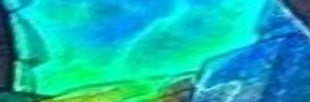
#> input picture App/SRC/CARDS/TOOLS/id.jpg, 310 x 102 px
$ python Unit_tests.py
#> lines starting #> are read from the running program, lines starting #| are printed output that depends on the picture; after the words box and inside, x2 and y2 are one past the last pixel; in counts of white or black regions, pixels touching at a corner belong together
### App/SRC/CARDS/Analyser.py
import cv2
import numpy as np
import sys
import pytesseract
import os
import math
from SRC.CARDS.TOOLS.Tools import *
import tkinter as tk

class Analyser():
	def __init__(self, image, debug=False):

		self.debug = debug
		self.image = image
		self.result = None

	def analyse(self):


		image = cv2.imread(self.image)
		orig = image.copy()
		scale_percent = 50 # percent of original size
		width = int(image.shape[1] * scale_percent / 100)
		height = int(image.shape[0] * scale_percent / 100)
		dim = (width, height)
		image = cv2.resize(image,  dim, interpolation = cv2.INTER_AREA)

		if self.debug:
			show = image.copy()
			show = cv2.resize(show, (0,0), fx=0.5, fy=0.5)
			cv2.imshow("Original", show)
			cv2.waitKey(0)
			cv2.destroyAllWindows()

		# Step 1, find edges
		# adjust contrast
		alpha = 1.6
		mean_luminosity = cv2.mean(image)[0]
		beta = - 160 * mean_luminosity / 255  # Scale beta based on mean luminosity
		image = cv2.convertScaleAbs(image, alpha=alpha, beta=beta)

		# Perform Gaussian blur on the input image
		blur = cv2.GaussianBlur(image, (3, 3), 0)

		# Apply Canny edge detection with limited non-linear edge detection
		edged = cv2.Canny(blur, 0, 280, L2gradient=True)

		# Create a structuring element for morphological operations
		kernel = cv2.getStructuringElement(cv2.MORPH_RECT, (5, 5))

		# Apply morphological closing to the binary image to close small gaps in the edges
		closed_image = cv2.morphologyEx(edged, cv2.MORPH_CLOSE, kernel)

		closed_image = invert_if_needed(closed_image)

		if self.debug:
			show = closed_image.copy()
			show = cv2.resize(show, (0,0), fx=0.5, fy=0.5)
			cv2.imshow("Closed Image", show)
			cv2.waitKey(0)
			cv2.destroyAllWindows()

		# Step 2, find countours and sort in order of the area.
		# We assume the card is the focus of the picture so it should have the largest area
		cnts = cv2.findContours(closed_image.copy(), cv2.RETR_TREE, cv2.CHAIN_APPROX_NONE)
		cnts = cnts[0] if len(cnts) == 2 else cnts[1]
		cnts = sorted(cnts, key = cv2.contourArea, reverse = True)[:5]

		# loop over the contours
		screenCnt = []
		for c in cnts:
			# approximate the contour
			peri = cv2.arcLength(c, True)
			approx = cv2.approxPolyDP(c, 0.1 * peri, True)
			# if our approximated contour has four points, then we
			# can assume that we have found our card
			if len(approx) == 4:
				screenCnt = approx

		if self.debug:
			show = image.copy()
			cv2.drawContours(show, [screenCnt], -1, (0, 255, 0), 2)
			show = cv2.resize(show, (0,0), fx=0.5, fy=0.5)
			cv2.imshow("Outline", show)
			cv2.waitKey(0)
			cv2.destroyAllWindows()

		#Step 3
		# apply the four point transform to obtain a top-down
		pts=[]
		if len(screenCnt) == 0:
			tk.messagebox.showerror("Error", "The card shape is not detected. Please try again with a different angle or lighting.")
			return

		for k in screenCnt:
			tup = tuple(k[0]*100//scale_percent)
			pts.append(tup)

		best_points = np.array(eval("{}".format(make_parallelogram(find_best_points(pts)))), dtype = "float32")

		if self.debug:
			show = orig.copy()
			cv2.drawContours(show, [best_points.astype(int)], -1, (0, 255, 0), 2)
			show = cv2.resize(show, (0,0), fx=0.5, fy=0.5)
			cv2.imshow("Outline corrected", show)
			cv2.waitKey(0)

		warped = four_point_transform(orig, pts = best_points)
		w,h = warped.shape[:2]
		if h > w:
			warped = cv2.rotate(warped, cv2.ROTATE_90_CLOCKWISE)
			w,h = warped.shape[:2]

		if self.debug:
			show = warped.copy()
			show = cv2.resize(show, (0,0), fx=0.3, fy=0.3)
			cv2.imshow("Warped", show)
			cv2.waitKey(0)
			cv2.destroyAllWindows()

		cv2.imwrite(os.path.join("App", "DATA", "CARDS", "IMAGES", "test.jpg"), warped)
		img = warped[0:w//8, 0:h]
		cv2.imwrite(os.path.join("App", "SRC", "CARDS", "TOOLS", "name.jpg"), img)
		img = warped[45*w//64:49*w//64, 2*h//3:49*h//50]
		cv2.imwrite(os.path.join("App", "SRC", "CARDS", "TOOLS", "id.jpg"), img)
		self.result = (get_id(w, h), get_name(w, h))

### App/SRC/CARDS/TOOLS/Tools.py
import cv2
import numpy as np
import sys
import pytesseract
import os
import math
import tkinter as tk

try:
    pytesseract.pytesseract.tesseract_cmd = r'C:\Program Files\Tesseract-OCR\tesseract.exe'
except:
    tk.messagebox.showerror("Error", "Tesseract-OCR is not installed on your computer. Please install it to use this feature.")


def order_points(pts):
    # initialzie a list of coordinates that will be ordered
    # such that the first entry in the list is the top-left,
    # the second entry is the top-right, the third is the
    # bottom-right, and the fourth is the bottom-left
    rect = np.zeros((4, 2), dtype = "float32")
    # the top-left point will have the smallest sum, whereas
    # the bottom-right point will have the largest sum
    s = pts.sum(axis = 1)
    rect[0] = pts[np.argmin(s)]
    rect[2] = pts[np.argmax(s)]
    # now, compute the difference between the points, the
    # top-right point will have the smallest difference,
    # whereas the bottom-left will have the largest difference
    diff = np.diff(pts, axis = 1)
    rect[1] = pts[np.argmin(diff)]
    rect[3] = pts[np.argmax(diff)]
    # return the ordered coordinates
    return rect

def four_point_transform(image, pts):
    # obtain a consistent order of the points and unpack them
    # individually
    rect = order_points(pts)
    (tl, tr, br, bl) = rect
    # compute the width of the new image, which will be the
    # maximum distance between bottom-right and bottom-left
    # x-coordiates or the top-right and top-left x-coordinates
    widthA = np.sqrt(((br[0] - bl[0]) ** 2) + ((br[1] - bl[1]) ** 2))
    widthB = np.sqrt(((tr[0] - tl[0]) ** 2) + ((tr[1] - tl[1]) ** 2))
    maxWidth = max(int(widthA), int(widthB))
    # compute the height of the new image, which will be the
    # maximum distance between the top-right and bottom-right
    # y-coordinates or the top-left and bottom-left y-coordinates
    heightA = np.sqrt(((tr[0] - br[0]) ** 2) + ((tr[1] - br[1]) ** 2))
    heightB = np.sqrt(((tl[0] - bl[0]) ** 2) + ((tl[1] - bl[1]) ** 2))
    maxHeight = max(int(heightA), int(heightB))
    # now that we have the dimensions of the new image, construct
    # the set of destination points to obtain a "birds eye view",
    # (i.e. top-down view) of the image, again specifying points
    # in the top-left, top-right, bottom-right, and bottom-left
    # order
    dst = np.array([
        [0, 0],
        [(maxWidth - 1)*2, 0],
        [(maxWidth - 1)*2, (maxHeight - 1)*2],
        [0, (maxHeight - 1)*2]], dtype = "float32")
    # compute the perspective transform matrix and then apply it
    M = cv2.getPerspectiveTransform(rect, dst)
    warped = cv2.warpPerspective(image, M, (maxWidth*2, maxHeight*2))
    # return the warped image
    return warped


def get_id(w, h):
    # Read the image code by returning all upper case and digits
    # found in the cropped image

    # Read the image
    img = cv2.imread(os.path.join("App", "SRC", "CARDS", "TOOLS", "id.jpg"))

    # Rescale the image
    img = cv2.resize(img, None, fx=3, fy=3, interpolation=cv2.INTER_CUBIC)

    # Adjust contrast
    alpha = 1.6
    mean_luminosity = cv2.mean(img)[0]
    beta = - 50 * mean_luminosity / 255  # Scale beta based on mean luminosity
    img = cv2.convertScaleAbs(img, alpha=alpha, beta=beta)

    # Convert to grayscale
    img = cv2.cvtColor(img, cv2.COLOR_BGR2GRAY)

    # Apply threshold to get image with only black and white
    img = cv2.adaptiveThreshold(cv2.medianBlur(img, 7), 255, cv2.ADAPTIVE_THRESH_GAUSSIAN_C, cv2.THRESH_BINARY, 31, 2)

    # Apply dilation and erosion to remove noise
    kernel = cv2.getStructuringElement(cv2.MORPH_RECT, (3, 3))
    img = cv2.dilate(img, kernel, iterations=3)
    img = cv2.erode(img, kernel, iterations=7)
    img = cv2.dilate(img, kernel, iterations=8)
    img = cv2.erode(img, kernel, iterations=9)
    img = cv2.dilate(img, kernel, iterations=4)


    # Recognize text with tesseract for python
    pre_result = pytesseract.image_to_string(img, config='--psm 11')
    result = ''
    for char in pre_result:
        if char.isupper() or char.isdigit():
            result += char
    return result

# [33 lines left out: function get_name, not called in this run]

def invert_if_needed(img, threshold=60):
    if img.shape[0]*img.shape[1] < 10000000:
        # Count the number of white pixels
        white_pixels = 0
        total_pixels = img.shape[0] * img.shape[1]
        # Loop over the pixels in the thresholded image
        for i in range(img.shape[0]):
            for j in range(img.shape[1]):
                # Get the pixel value at position (i,j)
                pixel_value = img[i,j]
                if pixel_value == 255:
                    white_pixels += 1

        # Calculate the percentage of white pixels
        white_percent = white_pixels / total_pixels * 100

        # Check if the percentage of white pixels is above the threshold
        if white_percent > threshold:
            # Revert the colors
            img = cv2.bitwise_not(img)

        return img
    else:
        return img

# Define a function to calculate the angle between three points
def calculate_angle(point1, point2, point3):
    a = math.sqrt((point2[0]-point1[0])**2 + (point2[1]-point1[1])**2)
    b = math.sqrt((point2[0]-point3[0])**2 + (point2[1]-point3[1])**2)
    c = math.sqrt((point3[0]-point1[0])**2 + (point3[1]-point1[1])**2)
    return math.degrees(math.acos((a**2 + b**2 - c**2) / (2*a*b)))

# Define a function to find the three points with the angle closest to 90 degrees
def find_best_points(points):
    best_points = []
    best_angle_diff = None
    for i, point1 in enumerate(points):
        point2 = points[(i+1)%4]
        point3 = points[(i+2)%4]
        angle = calculate_angle(point1, point2, point3)
        angle_diff = abs(90 - angle)
        if best_angle_diff is None or angle_diff < best_angle_diff:
            best_angle_diff = angle_diff
            best_points = [point1, point2, point3]
    return best_points

# Define a function to rearrange the three points into a parallelogram
def make_parallelogram(points):
    p1 = points[0]
    p2 = points[1]
    p3 = points[2]

    diffx = abs(p2[0] - p1[0])
    diffy = abs(p2[1] - p1[1])

    p4 = (p3[0] - diffx, p3[1] - diffy)

    return [p1, p2, p3, p4]

# [19 lines left out: function center, not called in this run]

### App/Unit_tests.py
import unittest
import cv2
import numpy as np
import os
import math
from tkinter import filedialog
from SRC.CARDS.TOOLS.Tools import *
from SRC.CARDS.Analyser import *

class TestYourProgram(unittest.TestCase):

    def test_order_points(self):
        pts = np.array([[0, 0], [2, 0], [1, 2], [3, 2]], dtype="float32")
        rect = order_points(pts)
        expected_rect = np.array([[0, 0], [2, 0], [3, 2], [1, 2]], dtype="float32")
        self.assertTrue(np.array_equal(rect, expected_rect))

    def test_invert_if_needed(self):
        img = np.zeros((10, 10), dtype=np.uint8)
        threshold = 60  # Example threshold value
        result = invert_if_needed(img, threshold)
        self.assertTrue(np.array_equal(result, img))  # Test if the image remains unchanged

    def test_calculate_angle(self):
        point1 = (1, 0)
        point2 = (1, 1)
        point3 = (0, 0)
        angle = calculate_angle(point1, point2, point3)
        expected_angle = 45.0
        self.assertAlmostEqual(angle, expected_angle)

    def test_find_best_points(self):
        points = [(2, 0), (3, 3), (0, 2), (0, 0)]
        best_points = find_best_points(points)
        expected_points = [(0, 2), (0, 0), (2, 0)]
        self.assertListEqual(best_points, expected_points)

    def test_make_parallelogram(self):
        points = [(0, 0), (2, 0), (3, 3)]
        parallelogram = make_parallelogram(points)
        expected_parallelogram = [(0, 0), (2, 0), (3, 3), (1, 3)]
        self.assertListEqual(parallelogram, expected_parallelogram)

def test_card_recognition():
    path = filedialog.askopenfilename()
#> the answer given: SRC/CARDS/TOOLS/id.jpg
    analyser = Analyser(path, debug=True)
    analyser.analyse()
#> in analyse, image is the input picture: shape (102, 310, 3); mean B, G, R 177.9, 183.3, 17.8
#> in analyse, `mean_luminosity = cv2.mean(image)[0]`: mean_luminosity = 178
#> in analyse, `beta = - 160 * mean_luminosity / 255`: beta = -111.7
#> in analyse, `edged = cv2.Canny(blur, 0, 280, L2gradient=True)`:
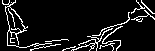
#> edged: shape (51, 155); 9% white in thin lines or dots
#> in analyse, `closed_image = cv2.morphologyEx(edged, cv2.MORPH_CLOSE, kernel)`:
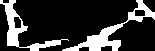
#> closed_image: shape (51, 155); 20.6% white; 2 white regions
#> after the loop in invert_if_needed, `for i in range(img.shape[0]):`: white_pixels = 1630
#> in invert_if_needed, `white_percent = white_pixels / total_pixels * 100`: white_percent = 20.62
#> in analyse, `cnts = cv2.findContours(closed_image.copy(), cv2.RETR_TREE, cv2.CHAIN_..`: cnts = 4 contours; box (x1, y1, x2, y2) and area: (62, 0, 155, 51) 836, (0, 0, 69, 51) 660, (13, 16, 22, 29) 82, (134, 9, 146, 17) 74
#> the loop in analyse, `for c in cnts:` made 4 passes
#> (peri, screenCnt) on passes 2 to 4: (263.3, [[0, 0], [7, 45], [68, 40], [19, 47]]), (35.9, [[14, 16], [21, 20], [20, 28], [14, 27]]), (33.07, [[134, 10], [143, 9], [145, 15], [135, 16]])
#> (peri, approx) on pass 1: (301.2, [[154, 12], [62, 50]])
#> in analyse, `cv2.drawContours(show, [screenCnt], -1, (0, 255, 0), 2)`:
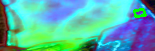
#> show: shape (51, 155, 3); mean B, G, R 171.1, 180.3, 86.7
#> in analyse, `show = cv2.resize(show, (0,0), fx=0.5, fy=0.5)`:
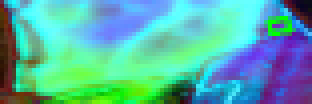
#> show: shape (26, 78, 3) (shown 4 times larger); mean B, G, R 169.2, 178.6, 86.3
#> the loop in analyse, `for k in screenCnt:` made 4 passes
#> (k, tup) on passes 1 to 4: ([[134, 10]], (268, 20)), ([[143, 9]], (286, 18)), ([[145, 15]], (290, 30)), ([[135, 16]], (270, 32))
#> after the loop in analyse, `for k in screenCnt:`: pts = [(268, 20), (286, 18), (290, 30), (270, 32)]
#> the loop in find_best_points, `for i, point1 in enumerate(points):` made 4 passes
#> (a in calculate_angle, b in calculate_angle, c in calculate_angle, angle, angle_diff, best_angle_diff, best_points) on passes 1, 3, 4: (18.11, 12.65, 24.17, 102.1, 12.09, 12.09, [(268, 20), (286, 18), (290, 30)]), (20.1, 12.17, 24.17, 93.75, 3.75, 3.75, [(290, 30), (270, 32), (268, 20)]), (12.17, 18.11, 21.26, 86.88, 3.12, 3.12, [(270, 32), (268, 20), (286, 18)])
#> (point1, point2, point3, a in calculate_angle, b in calculate_angle, c in calculate_angle, angle, angle_diff) on pass 2: ((286, 18), (290, 30), (270, 32), 12.65, 20.1, 21.26, 77.28, 12.72)
#> after the loop in find_best_points, `for i, point1 in enumerate(points):`: best_angle_diff = 3.12
#> in make_parallelogram, `p1 = points[0]`: p1 = (270, 32)
#> in make_parallelogram, `p2 = points[1]`: p2 = (268, 20)
#> in make_parallelogram, `p3 = points[2]`: p3 = (286, 18)
#> in make_parallelogram, `diffx = abs(p2[0] - p1[0])`: diffx = 2
#> in make_parallelogram, `diffy = abs(p2[1] - p1[1])`: diffy = 12
#> in make_parallelogram, `p4 = (p3[0] - diffx, p3[1] - diffy)`: p4 = (284, 6)
#> in analyse, `best_points = np.array(eval("{}".format(make_parallelogram(find_best_p..`: best_points = [[270, 32], [268, 20], [286, 18], [284, 6]]
#> in analyse, `cv2.drawContours(show, [best_points.astype(int)], -1, (0, 255, 0), 2)`:
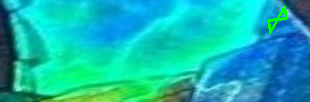
#> show: shape (102, 310, 3); 0.56% of pixels changed, all inside (x1, y1, x2, y2) = (267, 5, 288, 34)
#> in order_points, `s = pts.sum(axis = 1)`: s = [302, 288, 304, 290]
#> in order_points, `diff = np.diff(pts, axis = 1)`: diff = [-238, -248, -268, -278]
#> in four_point_transform, `rect = order_points(pts)`: rect = [[268, 20], [284, 6], [286, 18], [270, 32]]
#> in four_point_transform, `(tl, tr, br, bl) = rect`: tl = [268, 20]; tr = [284, 6]; br = [286, 18]; bl = [270, 32]
#> in four_point_transform, `widthA = np.sqrt(((br[0] - bl[0]) ** 2) + ((br[1] - bl[1]) ** 2))`: widthA = 21.26
#> in four_point_transform, `maxWidth = max(int(widthA), int(widthB))`: maxWidth = 21
#> in four_point_transform, `heightA = np.sqrt(((tr[0] - br[0]) ** 2) + ((tr[1] - br[1]) ** 2))`: heightA = 12.17
#> in four_point_transform, `maxHeight = max(int(heightA), int(heightB))`: maxHeight = 12
#> in four_point_transform, `dst = np.array([ [0, 0], [(maxWidth - 1)*2, 0], [(maxWidth - 1)*2, (ma..`: dst = [[0, 0], [40, 0], [40, 22], [0, 22]]
#> in four_point_transform, `M = cv2.getPerspectiveTransform(rect, dst)`: M = [[2.18, -0.364, -577.5], [1.4, 1.6, -407.2], [0, 0, 1]]
#> in four_point_transform, `warped = cv2.warpPerspective(image, M, (maxWidth*2, maxHeight*2))`:
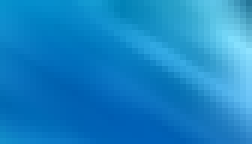
#> warped: shape (24, 42, 3) (shown 6 times larger); mean B, G, R 198, 132.6, 23.6
#> in analyse, `warped = cv2.rotate(warped, cv2.ROTATE_90_CLOCKWISE)`:
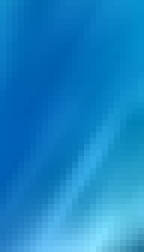
#> warped: shape (42, 24, 3) (shown 6 times larger); mean B, G, R 198, 132.6, 23.6
#> in get_id, `mean_luminosity = cv2.mean(img)[0]`: mean_luminosity = 204.5
#> in get_id, `beta = - 50 * mean_luminosity / 255`: beta = -40.1
#> (the call stopped at in get_id, `pre_result = pytesseract.image_to_string(img, config='--psm 11')`: pytesseract is not available in this run)
    print(analyser.result)


if __name__ == '__main__':
    test_card_recognition()
    #unittest.main()
